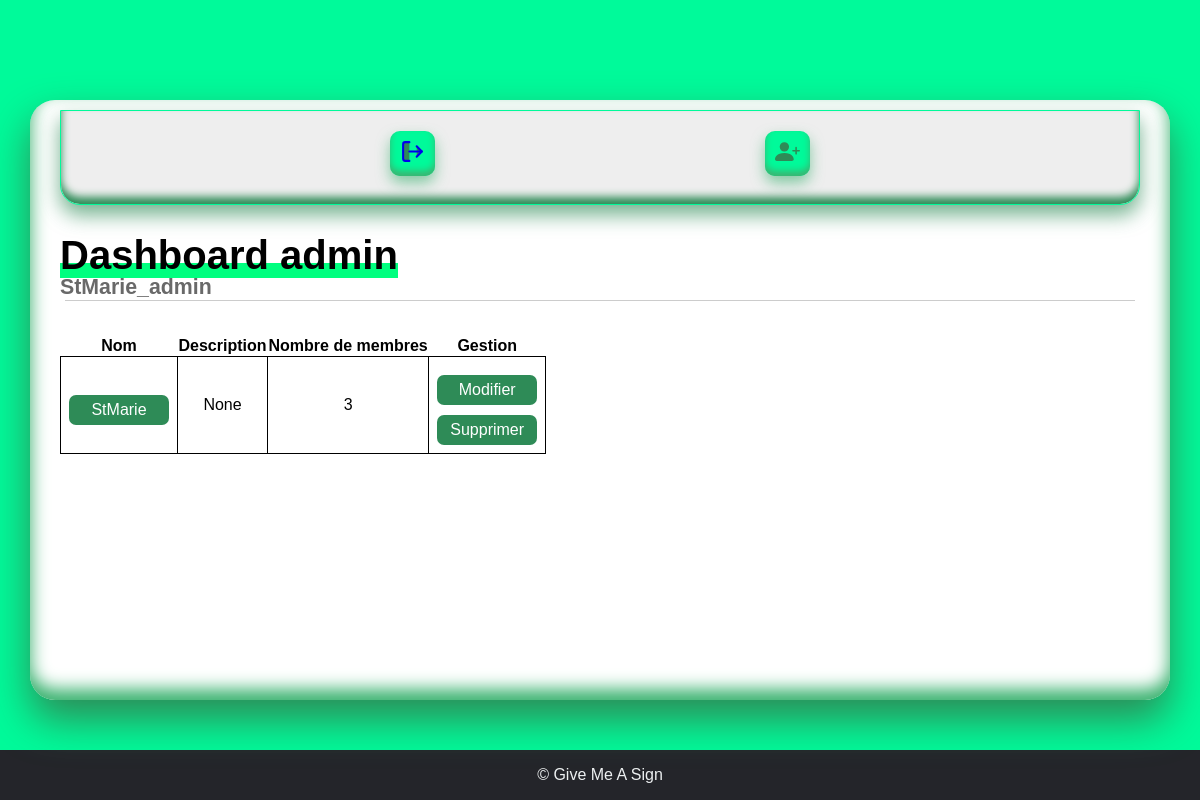
/dashboard_admin/ (signed in), run on an earlier commit of the app's database.
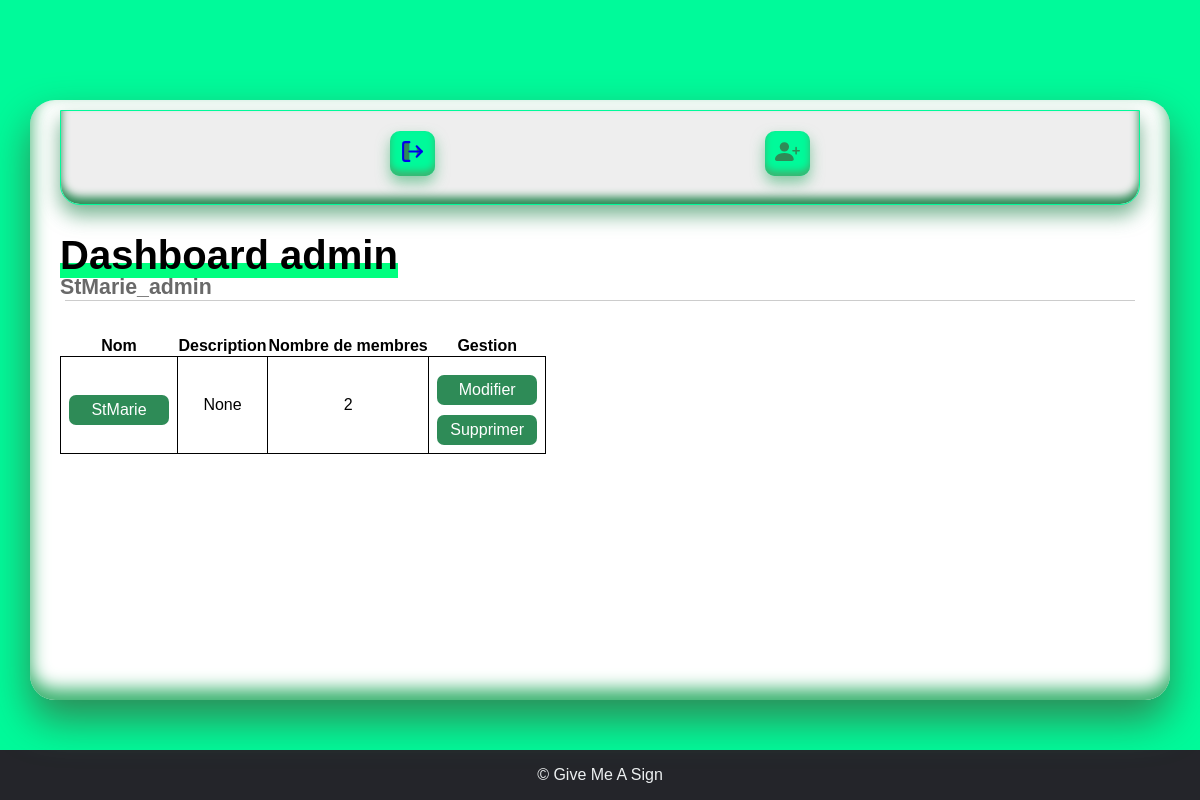
And on a later commit of the database.
### app/models.py (models this page shows, shortened)
class Person(UserMixin, db.Model):
    id = db.Column(db.Integer, primary_key=True)
    username = db.Column(db.String(64), index=True, unique=True)
    role = db.Column(db.Enum('admin', 'normal'), nullable=False, default='normal')
    __mapper_args__ = {
        'polymorphic_on': role,
    }

class Group(db.Model):
    id = db.Column(db.Integer, primary_key=True)
    name = db.Column(db.String(100), nullable=False)
    password = db.Column(db.String(20))
    password_hash = db.Column(db.String(100))
    description = db.Column(db.String(2000), nullable=True)
    admin_id = db.Column(db.Integer, db.ForeignKey('admin.id'), nullable=False)
    users = db.relationship('User', backref='group', lazy=True)

### app/routes.py (the view)
@app.route('/dashboard_admin/')
def dashboard_admin():
    if not current_user.is_authenticated:
        return redirect(url_for("login_admin"))
    if current_user.role == "admin":
        admin_current = current_user
    else:
        return redirect(url_for("login_admin"))
    _groups = admin_current.groups
    dico_group = {}
    if len(_groups) == 0:
        return render_template("dashboard_adminEmpty.html", admin_name=admin_current.username)
    for group in _groups:
        dico_group[group] = len(group.users)
    return render_template("dashboard_admin.html", groups=dico_group, admin_name=admin_current.username)

### app/models.py (called while the page is built)
@login_manager.user_loader
def user_loader(userid):
    user = Person.query.get(int(userid))
    """if not user:
        user = User.query.get(int(userid))"""
    return user

### app/templates/dashboard_admin.html
{% extends "full_dashboard_admin.html" %}
{% block content %}
<body>
    <div class="featured-clay">
        <table>
            <thead>
                <tr>
                    <th>Nom</th>
                    <th>Description</th>
                    <th>Nombre de membres</th>
                    <th>Gestion<th>
                </tr>
            </thead>
            <tbody>
                {% for group, len in groups.items() %}
                <tr>
                    <td> <a href="/dashboard_admin/videoGroup/{{ group.name }}">{{group.name}}</a></td>
                    <td>{{ group.description }}</td>
                    <td>{{ len }}</td>
                    <td>
                        <a href="/dashboard_admin/editGroup/{{ group.id }}">Modifier</a>
                        <a href="/dashboard_admin/deleteGroup/{{ group.id }}">Supprimer</a>
                </tr>
                {% endfor %}
            </tbody>
        </table>
    </div>
</body>
{% endblock %}

### app/templates/full_dashboard_admin.html (shortened to what this page needs)
<!DOCTYPE html>
<html lang="fr">
<head>
    <link rel="stylesheet" href="{{ url_for('static', filename='css/dash_admin.css') }}">
</head>
<body>
    <div class="dashboard-river">
        <div class="dashboard-container">
            <div class="dashboard">
                <div class="ui-row-2">
                    <div class="left-sidebar">
                        <div>
                            <a href="/logout_admin">
                            </a>
                        </div>
                        <div>
                            <a href="/dashboard_admin/addGroup/">
                            </a>
                        </div>
                    </div>
                    <div class="main-content">
                        <div class="header">
                            <div class="page-display">
                                <h1>Dashboard admin</h1>
                                <h2>{{ admin_name }}</h2>
                            </div>
                        </div>
                        <hr>
                        {% block content %}
                        {% endblock content %}
                    </div>
                </div>
            </div>
        </div>
    </div>
    <div class="footer">
        <p>&copy; Give Me A Sign</p>
    </div>
</body>
</html>

### app/static/css/dash_admin.css (style rules this page uses)
*, *::before, *::after { box-sizing: border-box; }
a, a:hover, a::before, a::after, a:hover::before, a:hover::after { transition: all 0.4s ease-in-out; }
body, html { font-family: "Poppins", sans-serif; -webkit-text-size-adjust: 100%; -webkit-tap-highlight-color: transparent; -webkit-font-smoothing: antialiased; text-rendering: optimizeLegibility; font-size: 12pt; font-weight: 400; color: black; }
body { display: flex; flex-direction: column; align-items: center; justify-content: center; height: 100vh; overflow: hidden; background: MediumSpringGreen; margin: 0; padding: 0; }
.dashboard-river { position: relative; display: flex; flex-direction: column; align-items: center; justify-content: center; width: 100%; height: 100%; }
.dashboard-container { position: relative; display: flex; flex-direction: column; align-items: center; justify-content: center; width: 95%; height: 75%; background: white; box-shadow: 0 20px 40px 0 SeaGreen, inset 0px -10px 17px 1px MediumSeaGreen; overflow: hidden; border-radius: 25px; z-index: 998; }
.dashboard { position: relative; display: flex; flex-direction: column; align-items: center; justify-content: flex-start; width: 100%; height: 100%; overflow-y: auto; overflow-x: hidden; }
.ui-row-2 { display: flex; flex-direction: row; align-items: center; justify-content: space-between; width: 100%; height: auto; padding: 10px 30px; }
.left-sidebar { position: sticky; top: 20px; display: flex; align-self: flex-start; flex-direction: column; align-items: center; justify-content: center; width: auto; height: auto; background: #eee; padding: 15px 10px; border-radius: 10px; margin-bottom: 30px; }
.left-sidebar > div { display: flex; flex-direction: column; align-items: center; justify-content: center; width: 45px; height: 45px; background: MediumSpringGreen; border-radius: 10px; margin-bottom: 25px; box-shadow: 0 7px 14px 0 #3cb37199, inset 0px -5px 7px 0px MediumSeaGreen; }
.left-sidebar > div:last-of-type { margin-bottom: unset; }
.left-sidebar > div > a> svg { fill: SeaGreen; width: 25px; height: auto; }
.main-content { display: flex; flex-direction: column; align-items: center; justify-content: flex-start; width: 100%; height: 100%; margin-left: 30px; }
.header { display: flex; flex-direction: row; align-items: flex-start; justify-content: space-between; width: 100%; height: auto; }
.page-display { display: flex; flex-direction: column; align-items: flex-start; justify-content: center; width: auto; height: auto; }
.page-display h1 { position: relative; font-size: 30pt; color: black; font-weight: 800; padding: 0; margin: 0; line-height: 30pt; }
.page-display h1::after { position: absolute; bottom: -3px; left: 0; width: 100%; height: 15px; background: SpringGreen; content: ""; z-index: -1; }
.page-display h2 { font-size: 16pt; color: dimgray; font-weight: 600; padding: 0; margin: 0; }
.main-content > hr { width: 99%; height: 1px; margin-top: 35px; border: 0; border-top: 1px solid #ccc; }
.main-content > hr:last-of-type { margin-top: 0px; margin-bottom: 35px; }
.featured-clay { display: flex; flex-direction: row; align-items: center; justify-content: space-between; flex-wrap: wrap; width: 100%; height: auto; margin-bottom: 60px; z-index: 2; }
.featured-clay > table { border-collapse: collapse; }
.featured-clay>table>tbody>tr>td { border: 1px solid; padding: 8px; }
.featured-clay > table > tbody> tr> td > a { background: SeaGreen; color: white; margin-top: 10px; width: 100px; height: 30px; display: flex; flex-direction: column; align-items: center; justify-content: center; text-decoration: none; border-radius: 7px; }
.featured-clay > table > thead > tr { text-align: center; }
.featured-clay > table > tbody> tr> td { text-align: center; }
@media (max-width: 1363px) { .ui-row-2 { flex-direction: column; } }
@media (max-width: 1363px) { .main-content { margin-left: 0 !important; } }
@media (max-width: 1363px) { .left-sidebar { width: 100%; z-index: 999; flex-direction: row; border-radius: 0px 0px 20px 20px; justify-content: space-evenly; top: 0px; padding: 20px 0px; box-shadow: 0 10px 20px 0 #2e8b57aa, inset 0px -7px 9px 0px SeaGreen; border: 1px solid MediumSpringGreen; } }
@media (max-width: 1363px) { .left-sidebar > div, .left-sidebar > div:last-of-type { margin-bottom: 8px; } }
.footer { background-color: #24252A; color: #edf0f1; position: fixed; left: 0; bottom: 0; width: 100%; text-align: center; }

What changed in the data, as far as the page shows it:
changed Group "StMarie": len "3" → "2"
